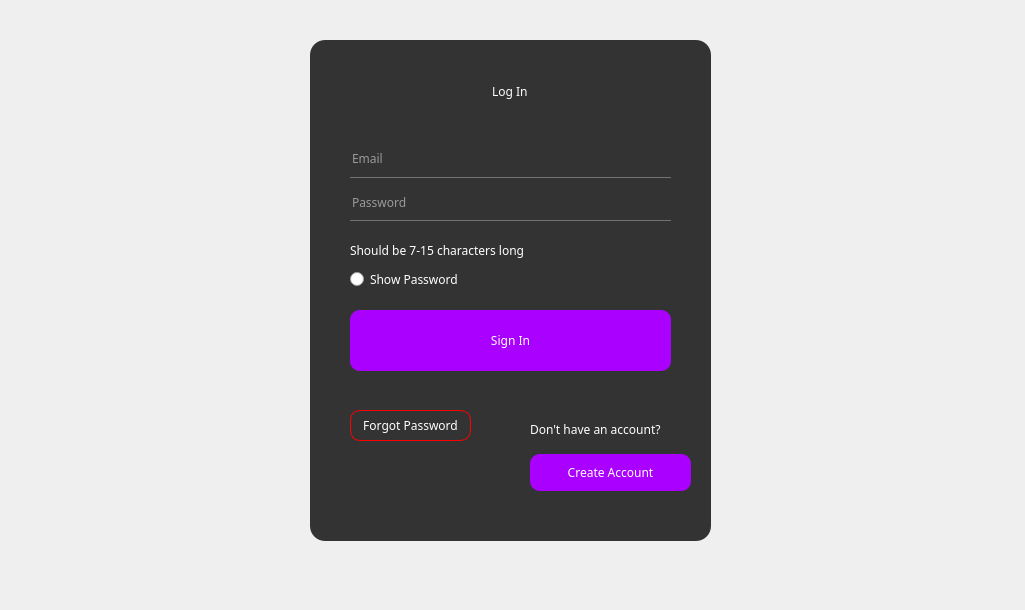
<?xml version="1.0" encoding="UTF-8"?>
<ui version="4.0">
 <class>login</class>
 <widget class="QMainWindow" name="login">
  <property name="geometry">
   <rect>
    <x>0</x>
    <y>0</y>
    <width>1025</width>
    <height>610</height>
   </rect>
  </property>
  <property name="windowTitle">
   <string>login</string>
  </property>
  <property name="styleSheet">
   <string notr="true">*{
	font-family: century gothic;
}
QFrame
{
	color: rgb(255, 255, 255);
	background-color: rgb(51, 51, 51);
	border-radius: 15px;
}
#Form {
	background-image: url(:/new/prefix1/loginBackground.jfif);
}
QLabel#label
{
	font: 700 24pt &quot;Century Gothic&quot;;
}
QLabel#label_2
{
	font: 8pt &quot;Century Gothic&quot;;
}
QLabel#label_3
{
	font: 700 9pt &quot;Century Gothic&quot;;
}
QLabel
{
	background: transparent;
}
QLineEdit
{
	background: transparent;
	border: none;
	font: 12pt &quot;Century Gothic&quot;;
	border-bottom: 1px solid #717072;
	color: rgb(255, 255, 255);
}
QPushButton
{
	color: rgb(255, 255, 255);
	background-color: rgb(170, 0, 255);
	border-radius: 10px;
}
QPushButton:Hover
{
	color: rgb(255, 255, 255);
	background-color: rgb(148, 0, 222);
}
QPushButton#forgotPasswordButton
{
	font: 700 8pt &quot;Century Gothic&quot;;
	border: 1px solid rgb(255, 0, 0);
	color: rgb(255, 255, 255);
	background-color: rgb(51, 51, 51);
}
QPushButton#forgotPasswordButton:Hover
{
	color: rgb(255, 255, 255);
	background-color: rgb(255, 0, 0);
}
QCommandLinkButton
{
	color: rgb(255, 255, 255);
	font: 700 8pt &quot;Century Gothic&quot;;
}
QRadioButton
{
	color: rgb(255, 255, 255);
	font: 10pt &quot;Century Gothic&quot;;
}
QMessageBox
{
	background-color: rgb(51, 51, 51);
}
QMessageBox QLabel
{
	border: 0;
	border-radius: 6px;
	font-size: 10px;
	font-weight: bold;
	padding-left: 5px;
	padding-right: 5px;
	padding-top: 5px;
	padding-bottom: 5px;
}
QMessageBox QPushButton
{
	font: 9pt &quot;Century Gothic&quot;;
}</string>
  </property>
  <widget class="QWidget" name="centralwidget">
   <widget class="QFrame" name="frame">
    <property name="geometry">
     <rect>
      <x>310</x>
      <y>40</y>
      <width>401</width>
      <height>501</height>
     </rect>
    </property>
    <property name="styleSheet">
     <string notr="true"/>
    </property>
    <property name="frameShape">
     <enum>QFrame::StyledPanel</enum>
    </property>
    <property name="frameShadow">
     <enum>QFrame::Raised</enum>
    </property>
    <widget class="QPushButton" name="loginButton">
     <property name="geometry">
      <rect>
       <x>40</x>
       <y>270</y>
       <width>321</width>
       <height>61</height>
      </rect>
     </property>
     <property name="sizePolicy">
      <sizepolicy hsizetype="Expanding" vsizetype="Fixed">
       <horstretch>0</horstretch>
       <verstretch>0</verstretch>
      </sizepolicy>
     </property>
     <property name="styleSheet">
      <string notr="true">font: 700 12pt &quot;Century Gothic&quot;;</string>
     </property>
     <property name="text">
      <string>Sign In</string>
     </property>
    </widget>
    <widget class="QPushButton" name="forgotPasswordButton">
     <property name="geometry">
      <rect>
       <x>40</x>
       <y>370</y>
       <width>121</width>
       <height>31</height>
      </rect>
     </property>
     <property name="sizePolicy">
      <sizepolicy hsizetype="Fixed" vsizetype="Fixed">
       <horstretch>0</horstretch>
       <verstretch>0</verstretch>
      </sizepolicy>
     </property>
     <property name="styleSheet">
      <string notr="true"/>
     </property>
     <property name="text">
      <string>Forgot Password</string>
     </property>
    </widget>
    <widget class="QWidget" name="layoutWidget">
     <property name="geometry">
      <rect>
       <x>220</x>
       <y>370</y>
       <width>161</width>
       <height>81</height>
      </rect>
     </property>
     <layout class="QVBoxLayout" name="verticalLayout_4">
      <item>
       <widget class="QLabel" name="label_3">
        <property name="sizePolicy">
         <sizepolicy hsizetype="Preferred" vsizetype="Preferred">
          <horstretch>0</horstretch>
          <verstretch>0</verstretch>
         </sizepolicy>
        </property>
        <property name="styleSheet">
         <string notr="true"/>
        </property>
        <property name="text">
         <string>Don't have an account?</string>
        </property>
       </widget>
      </item>
      <item>
       <widget class="QPushButton" name="createAccountButton">
        <property name="sizePolicy">
         <sizepolicy hsizetype="Preferred" vsizetype="Preferred">
          <horstretch>0</horstretch>
          <verstretch>0</verstretch>
         </sizepolicy>
        </property>
        <property name="styleSheet">
         <string notr="true">font: 700 10pt &quot;Century Gothic&quot;;</string>
        </property>
        <property name="text">
         <string>Create Account</string>
        </property>
       </widget>
      </item>
     </layout>
    </widget>
    <widget class="QWidget" name="layoutWidget">
     <property name="geometry">
      <rect>
       <x>40</x>
       <y>200</y>
       <width>321</width>
       <height>54</height>
      </rect>
     </property>
     <layout class="QVBoxLayout" name="verticalLayout_2">
      <item>
       <layout class="QHBoxLayout" name="horizontalLayout_2">
        <item>
         <widget class="QLabel" name="label_password">
          <property name="sizePolicy">
           <sizepolicy hsizetype="Fixed" vsizetype="Fixed">
            <horstretch>0</horstretch>
            <verstretch>0</verstretch>
           </sizepolicy>
          </property>
          <property name="styleSheet">
           <string notr="true"/>
          </property>
          <property name="text">
           <string>Should be 7-15 characters long</string>
          </property>
         </widget>
        </item>
        <item>
         <spacer name="horizontalSpacer_3">
          <property name="orientation">
           <enum>Qt::Horizontal</enum>
          </property>
          <property name="sizeHint" stdset="0">
           <size>
            <width>40</width>
            <height>20</height>
           </size>
          </property>
         </spacer>
        </item>
       </layout>
      </item>
      <item>
       <layout class="QHBoxLayout" name="horizontalLayout_3">
        <item>
         <widget class="QRadioButton" name="showPasswordButton">
          <property name="sizePolicy">
           <sizepolicy hsizetype="Fixed" vsizetype="Fixed">
            <horstretch>0</horstretch>
            <verstretch>0</verstretch>
           </sizepolicy>
          </property>
          <property name="styleSheet">
           <string notr="true"/>
          </property>
          <property name="text">
           <string>Show Password</string>
          </property>
         </widget>
        </item>
        <item>
         <spacer name="horizontalSpacer_4">
          <property name="orientation">
           <enum>Qt::Horizontal</enum>
          </property>
          <property name="sizeHint" stdset="0">
           <size>
            <width>40</width>
            <height>20</height>
           </size>
          </property>
         </spacer>
        </item>
       </layout>
      </item>
     </layout>
    </widget>
    <widget class="QWidget" name="layoutWidget">
     <property name="geometry">
      <rect>
       <x>34</x>
       <y>26</y>
       <width>331</width>
       <height>51</height>
      </rect>
     </property>
     <layout class="QHBoxLayout" name="horizontalLayout">
      <item>
       <spacer name="horizontalSpacer">
        <property name="orientation">
         <enum>Qt::Horizontal</enum>
        </property>
        <property name="sizeHint" stdset="0">
         <size>
          <width>40</width>
          <height>20</height>
         </size>
        </property>
       </spacer>
      </item>
      <item>
       <widget class="QLabel" name="label">
        <property name="sizePolicy">
         <sizepolicy hsizetype="Fixed" vsizetype="Minimum">
          <horstretch>0</horstretch>
          <verstretch>0</verstretch>
         </sizepolicy>
        </property>
        <property name="layoutDirection">
         <enum>Qt::LeftToRight</enum>
        </property>
        <property name="styleSheet">
         <string notr="true"/>
        </property>
        <property name="text">
         <string>Log In</string>
        </property>
       </widget>
      </item>
      <item>
       <spacer name="horizontalSpacer_2">
        <property name="orientation">
         <enum>Qt::Horizontal</enum>
        </property>
        <property name="sizeHint" stdset="0">
         <size>
          <width>40</width>
          <height>20</height>
         </size>
        </property>
       </spacer>
      </item>
     </layout>
    </widget>
    <widget class="QWidget" name="layoutWidget">
     <property name="geometry">
      <rect>
       <x>40</x>
       <y>100</y>
       <width>321</width>
       <height>81</height>
      </rect>
     </property>
     <layout class="QVBoxLayout" name="verticalLayout">
      <item>
       <widget class="QLineEdit" name="lineEdit_email">
        <property name="sizePolicy">
         <sizepolicy hsizetype="Expanding" vsizetype="Ignored">
          <horstretch>0</horstretch>
          <verstretch>0</verstretch>
         </sizepolicy>
        </property>
        <property name="styleSheet">
         <string notr="true"/>
        </property>
        <property name="inputMask">
         <string/>
        </property>
        <property name="text">
         <string notr="true"/>
        </property>
        <property name="echoMode">
         <enum>QLineEdit::Normal</enum>
        </property>
        <property name="readOnly">
         <bool>false</bool>
        </property>
        <property name="placeholderText">
         <string>Email</string>
        </property>
       </widget>
      </item>
      <item>
       <widget class="QLineEdit" name="lineEdit_password">
        <property name="sizePolicy">
         <sizepolicy hsizetype="Expanding" vsizetype="Ignored">
          <horstretch>0</horstretch>
          <verstretch>0</verstretch>
         </sizepolicy>
        </property>
        <property name="styleSheet">
         <string notr="true"/>
        </property>
        <property name="text">
         <string/>
        </property>
        <property name="echoMode">
         <enum>QLineEdit::Password</enum>
        </property>
        <property name="placeholderText">
         <string>Password</string>
        </property>
       </widget>
      </item>
     </layout>
    </widget>
   </widget>
  </widget>
 </widget>
 <resources/>
 <connections/>
</ui>
